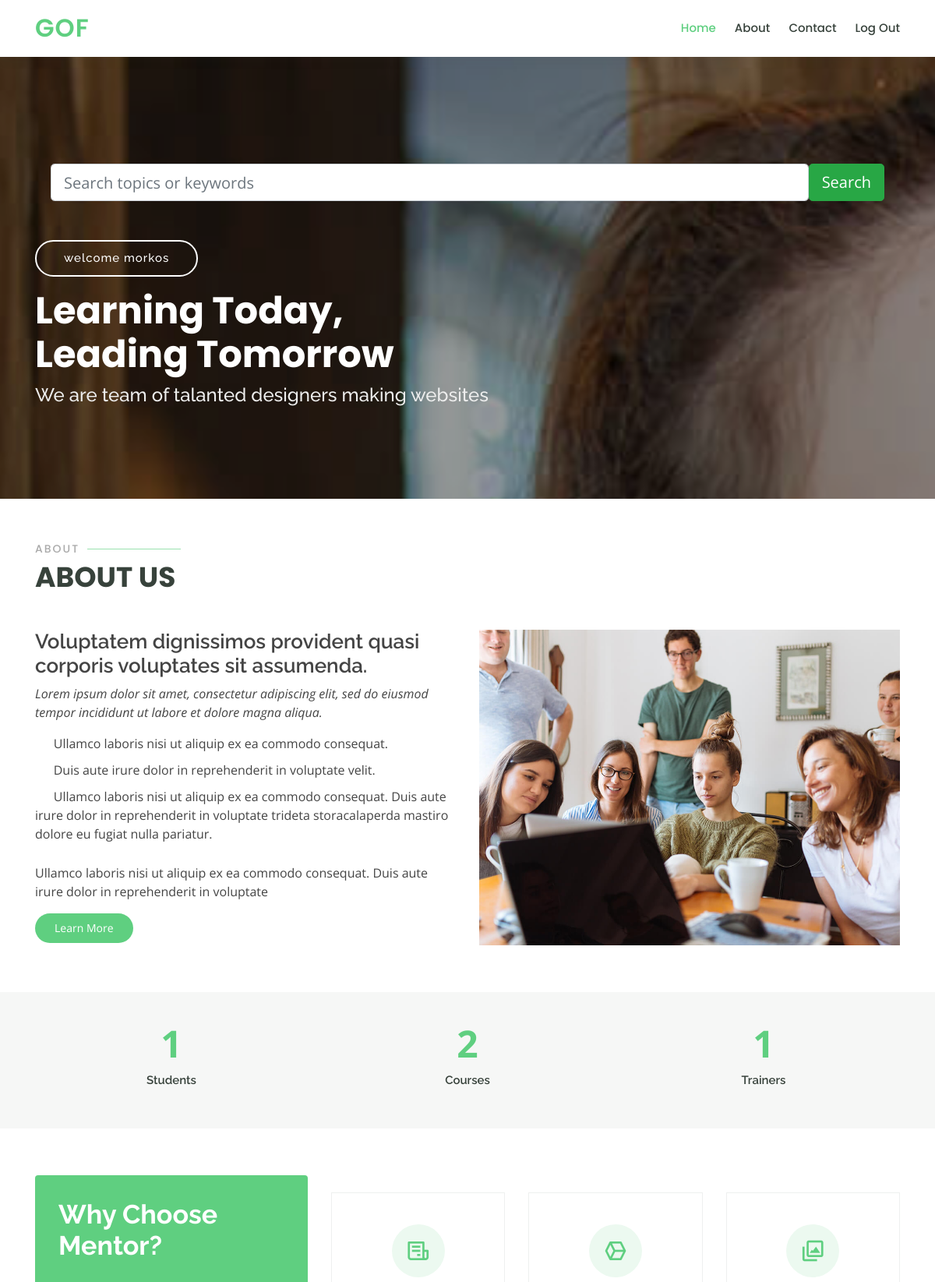
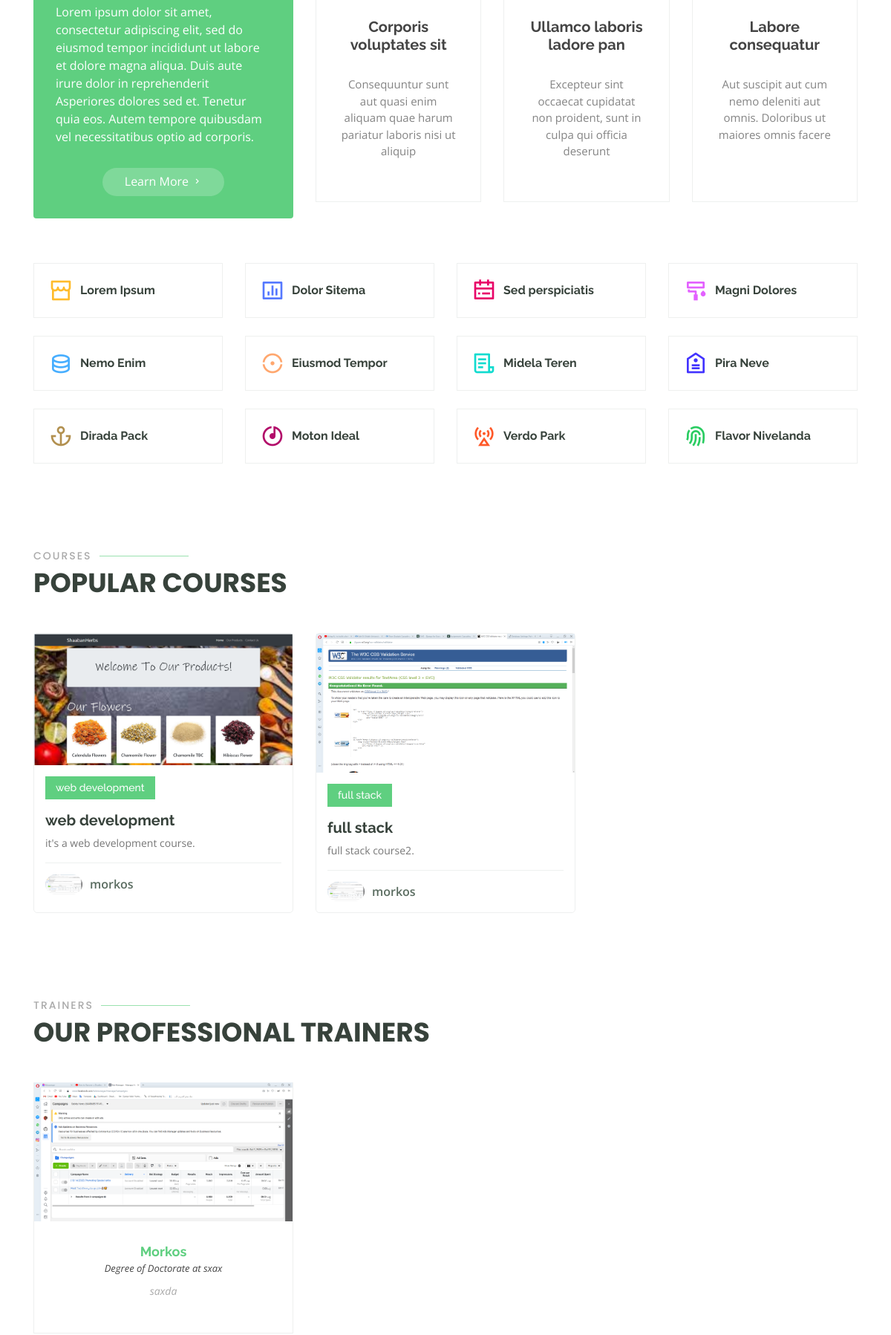
The app's page / (signed in, upper part) with its own data (2 pictures, top to bottom).
### user/models.py (models this page shows, shortened)
class Courses(models.Model):
    professor = models.ForeignKey(ProfessorInfo,on_delete=models.CASCADE)
    course_title = models.CharField(max_length= 35)
    course_description = models.TextField()
    course_pic = models.ImageField(upload_to='courses_pics')
    course_url = models.URLField()
    course_time = models.DateTimeField(auto_now_add=True)
    slug = models.SlugField(unique=True,blank=True)
    def get_absolute_url(self):
        return reverse('user:course_details',kwargs={'slug':self.slug})

class ProfessorInfo(models.Model):
    CHOICES = [(str(i.department),str(i.department)) for i in Department.objects.all()]
    user = models.ForeignKey(User,on_delete=models.CASCADE)
    phone_number = models.CharField(max_length=12,unique=True)
    bio = models.TextField(blank=True)
    is_approved = models.BooleanField(default=False)
    degree_of_doctorate = models.CharField(max_length=100)
    departments_teach_to = MultiSelectField(choices=CHOICES)
    profile_pic = models.ImageField(upload_to='profile_images')
    slug = models.SlugField(unique=True,blank=True)
    def get_absolute_url(self):
        return reverse('user:professor_profile_search',kwargs={'slug':self.slug})

### user/views.py (the view)
# urls.py: path('',views.index,name='home'),
def index(request):
    if request.user.is_authenticated:
       student = StudentInfo.objects.filter(user=request.user).exists()
       professor = ProfessorInfo.objects.filter(user=request.user).exists()
       trainers = ProfessorInfo.objects.filter(is_approved=True)[:4]
       courses = Courses.objects.all()[:3]
       no_students = StudentInfo.objects.all().count()
       no_courses = Courses.objects.all().count()
       no_prof = ProfessorInfo.objects.all().count()
       context ={
        'student':student,
        'professor':professor,
        'courses':courses,
        'trainers':trainers,
        'no_students':no_students,
        'no_courses':no_courses,
        'no_prof':no_prof
        }
    else:
        context = {
            'student':'student',
            'professor':'professor'
        }
    return render(request,'html/index.html',context)

### templates/html/index.html (shortened to what this page needs)
{% extends 'base.html' %}
{% load static %}
{% block content %}
  <section id="hero" class="d-flex justify-content-center align-items-center">
    <div class="container position-relative" data-aos="zoom-in" data-aos-delay="100">
      {% if request.user.is_authenticated %}
          {% if student %}
           <form method="GET" action="{% url 'user:search' %}">
                                <div class="card-body row no-gutters align-items-center" >
                                    <div class="col-auto">
                                        <i class="fas fa-search h4 text-body"></i>
                                    </div>
                                    <div class="col">
                                        <input class="form-control form-control-lg form-control-borderless" name="search" type="search" placeholder="Search topics or keywords">
                                    </div>
                                    <div class="col-auto">
                                        <button class="btn btn-lg btn-success" type="submit">Search</button>
                                    </div>
                                </div>
                            </form>
             <a href="{% url 'user:student_profile' %}"><p class="btn-get-started" >welcome {{ request.user.username }}</p></a>
          {% elif professor %}
          <form method="GET" action="{% url 'user:search' %}">
                                <div class="card-body row no-gutters align-items-center" >
                                    <div class="col">
                                        <input class="form-control form-control-lg form-control-borderless" name="search" type="search" placeholder="Search topics or keywords">
                                    </div>
                                    <div class="col-auto">
                                        <button class="btn btn-lg btn-success" type="submit">Search</button>
                                    </div>
                                </div>
                            </form>
             <a href="{% url 'user:professor_profile' %}"><p class="btn-get-started" >welcome {{ request.user.username }}</p></a>
          {% else %}
              <h3>Please complete your regestiration data from <a href="{% url 'user:complete_signup' %}">here</a></h3>
          {% endif %}
      {% endif %}
       <h1>Learning Today,<br>Leading Tomorrow</h1>
      <h2>We are team of talanted designers making websites</h2>
    </div>
  </section>
  <main id="main">
    <section id="about" class="about">
      <div class="container" data-aos="fade-up">
        <div class="section-title">
          <h2>About</h2>
          <p>About Us</p>
        </div>
        <div class="row">
          <div class="col-lg-6 order-1 order-lg-2" data-aos="fade-left" data-aos-delay="100">
            <img src="{% static 'assets/img/about.jpg' %}" class="img-fluid" alt="">
          </div>
          <div class="col-lg-6 pt-4 pt-lg-0 order-2 order-lg-1 content">
            <h3>Voluptatem dignissimos provident quasi corporis voluptates sit assumenda.</h3>
            <p class="font-italic">
              Lorem ipsum dolor sit amet, consectetur adipiscing elit, sed do eiusmod tempor incididunt ut labore et dolore
              magna aliqua.
            </p>
            <ul>
              <li><i class="icofont-check-circled"></i> Ullamco laboris nisi ut aliquip ex ea commodo consequat.</li>
              <li><i class="icofont-check-circled"></i> Duis aute irure dolor in reprehenderit in voluptate velit.</li>
              <li><i class="icofont-check-circled"></i> Ullamco laboris nisi ut aliquip ex ea commodo consequat. Duis aute irure dolor in reprehenderit in voluptate trideta storacalaperda mastiro dolore eu fugiat nulla pariatur.</li>
            </ul>
            <p>
              Ullamco laboris nisi ut aliquip ex ea commodo consequat. Duis aute irure dolor in reprehenderit in voluptate
            </p>
            <a href="{% url 'about' %}" class="learn-more-btn">Learn More</a>
          </div>
        </div>
      </div>
    </section>
    <section id="counts" class="counts section-bg">
      <div class="container">
        <div class="row counters">
          <div class="col-lg-4 col-10 text-center">
            <span data-toggle="counter-up">{{no_students}}</span>
            <p>Students</p>
          </div>
          <div class="col-lg-4 col-10 text-center">
            <span data-toggle="counter-up">{{no_courses}}</span>
            <p>Courses</p>
          </div>
          <div class="col-lg-4 col-10 text-center">
            <span data-toggle="counter-up">{{no_prof}}</span>
            <p>Trainers</p>
          </div>
        </div>
      </div>
    </section>
    <section id="why-us" class="why-us">
      <div class="container" data-aos="fade-up">
        <div class="row">
          <div class="col-lg-4 d-flex align-items-stretch">
            <div class="content">
              <h3>Why Choose Mentor?</h3>
              <p>
                Lorem ipsum dolor sit amet, consectetur adipiscing elit, sed do eiusmod tempor incididunt ut labore et dolore magna aliqua. Duis aute irure dolor in reprehenderit
                Asperiores dolores sed et. Tenetur quia eos. Autem tempore quibusdam vel necessitatibus optio ad corporis.
              </p>
              <div class="text-center">
                <a href="{% url 'about' %}" class="more-btn">Learn More <i class="bx bx-chevron-right"></i></a>
              </div>
            </div>
          </div>
          <div class="col-lg-8 d-flex align-items-stretch" data-aos="zoom-in" data-aos-delay="100">
            <div class="icon-boxes d-flex flex-column justify-content-center">
              <div class="row">
                <div class="col-xl-4 d-flex align-items-stretch">
                  <div class="icon-box mt-4 mt-xl-0">
                    <i class="bx bx-receipt"></i>
                    <h4>Corporis voluptates sit</h4>
                    <p>Consequuntur sunt aut quasi enim aliquam quae harum pariatur laboris nisi ut aliquip</p>
                  </div>
                </div>
                <div class="col-xl-4 d-flex align-items-stretch">
                  <div class="icon-box mt-4 mt-xl-0">
                    <i class="bx bx-cube-alt"></i>
                    <h4>Ullamco laboris ladore pan</h4>
                    <p>Excepteur sint occaecat cupidatat non proident, sunt in culpa qui officia deserunt</p>
                  </div>
                </div>
                <div class="col-xl-4 d-flex align-items-stretch">
                  <div class="icon-box mt-4 mt-xl-0">
                    <i class="bx bx-images"></i>
                    <h4>Labore consequatur</h4>
                    <p>Aut suscipit aut cum nemo deleniti aut omnis. Doloribus ut maiores omnis facere</p>
                  </div>
                </div>
              </div>
            </div>
          </div>
        </div>
      </div>
    </section>
    <section id="features" class="features">
      <div class="container" data-aos="fade-up">
        <div class="row" data-aos="zoom-in" data-aos-delay="100">
          <div class="col-lg-3 col-md-4">
            <div class="icon-box">
              <i class="ri-store-line" style="color: #ffbb2c;"></i>
              <h3><a href="">Lorem Ipsum</a></h3>
            </div>
          </div>
          <div class="col-lg-3 col-md-4 mt-4 mt-md-0">
            <div class="icon-box">
              <i class="ri-bar-chart-box-line" style="color: #5578ff;"></i>
              <h3><a href="">Dolor Sitema</a></h3>
            </div>
          </div>
          <div class="col-lg-3 col-md-4 mt-4 mt-md-0">
            <div class="icon-box">
              <i class="ri-calendar-todo-line" style="color: #e80368;"></i>
              <h3><a href="">Sed perspiciatis</a></h3>
            </div>
          </div>
          <div class="col-lg-3 col-md-4 mt-4 mt-lg-0">
            <div class="icon-box">
              <i class="ri-paint-brush-line" style="color: #e361ff;"></i>
              <h3><a href="">Magni Dolores</a></h3>
            </div>
          </div>
          <div class="col-lg-3 col-md-4 mt-4">
            <div class="icon-box">
              <i class="ri-database-2-line" style="color: #47aeff;"></i>
              <h3><a href="">Nemo Enim</a></h3>
            </div>
          </div>
          <div class="col-lg-3 col-md-4 mt-4">
            <div class="icon-box">
              <i class="ri-gradienter-line" style="color: #ffa76e;"></i>
              <h3><a href="">Eiusmod Tempor</a></h3>
            </div>
          </div>
          <div class="col-lg-3 col-md-4 mt-4">
            <div class="icon-box">
              <i class="ri-file-list-3-line" style="color: #11dbcf;"></i>
              <h3><a href="">Midela Teren</a></h3>
            </div>
          </div>
          <div class="col-lg-3 col-md-4 mt-4">
            <div class="icon-box">
              <i class="ri-price-tag-2-line" style="color: #4233ff;"></i>
              <h3><a href="">Pira Neve</a></h3>
            </div>
          </div>
          <div class="col-lg-3 col-md-4 mt-4">
            <div class="icon-box">
              <i class="ri-anchor-line" style="color: #b2904f;"></i>
              <h3><a href="">Dirada Pack</a></h3>
            </div>
          </div>
          <div class="col-lg-3 col-md-4 mt-4">
            <div class="icon-box">
              <i class="ri-disc-line" style="color: #b20969;"></i>
              <h3><a href="">Moton Ideal</a></h3>
            </div>
          </div>
          <div class="col-lg-3 col-md-4 mt-4">
            <div class="icon-box">
              <i class="ri-base-station-line" style="color: #ff5828;"></i>
              <h3><a href="">Verdo Park</a></h3>
            </div>
          </div>
          <div class="col-lg-3 col-md-4 mt-4">
            <div class="icon-box">
              <i class="ri-fingerprint-line" style="color: #29cc61;"></i>
              <h3><a href="">Flavor Nivelanda</a></h3>
            </div>
          </div>
        </div>
      </div>
    </section>
    <section id="popular-courses" class="courses">
      <div class="container" data-aos="fade-up">
        <div class="section-title">
          <h2>Courses</h2>
          <p>Popular Courses</p>
        </div>
        <div class="row" data-aos="zoom-in" data-aos-delay="100">
          {% for course in courses %}
          <div class="col-lg-4 col-md-6 d-flex align-items-stretch">
            <div class="course-item">
              <img src="{{ course.course_pic.url }}" class="img-fluid" alt="...">
              <div class="course-content">
                <div class="d-flex justify-content-between align-items-center mb-3">
                  <h4>{{course.course_title}}</h4>
                </div>
                <h3><a href="{{ course.get_absolute_url }}">{{course.course_title}}</a></h3>
                <p>{{ course.course_description }}.</p>
                <div class="trainer d-flex justify-content-between align-items-center">
                  <div class="trainer-profile d-flex align-items-center">
                    <img src="{{ course.professor.profile_pic.url }}" class="img-fluid" alt="">
                    <span>{{course.professor.user.username}}</span>
                  </div>
                </div>
              </div>
            </div>
          </div>
          {% endfor %}
        </div>
      </div>
    </section>
    <section id="trainers" class="trainers">
      <div class="container" data-aos="fade-up">
        <div class="section-title">
          <h2>Trainers</h2>
          <p>Our Professional Trainers</p>
        </div>
        <div class="row" data-aos="zoom-in" data-aos-delay="100">
            {% for trainer in trainers %}
          <div class="col-lg-4 col-md-6 d-flex align-items-stretch">
            <div class="member">
              <img src="{{ trainer.profile_pic.url }}" class="img-fluid" alt="">
              <div class="member-content">
                <h4><a href="{{ trainer.get_absolute_url }}">{{trainer.user.get_full_name}}</a></h4>
                <span>Degree of Doctorate at {{trainer.degree_of_doctorate}}</span>
                <p>
                  {{trainer.bio}}
                </p>
              </div>
            </div>
          </div>
           {% endfor %}
        </div>
      </div>
    </section>
  </main>
{% endblock %}

### records on screen
Courses: course_pic (picture), course_title "web development", course_description "it's a web development course", professor.profile_pic (picture), professor.user.username "morkos"
Courses: course_pic (picture), course_title "full stack", course_description "full stack course2", professor.profile_pic (picture), professor.user.username "morkos"
ProfessorInfo: profile_pic (picture), user.get_full_name "Morkos", degree_of_doctorate "sxax", bio "saxda"

### other values on screen
{{ request.user.username }} "morkos"
{{ no_students }} "1"
{{ no_courses }} "2"
{{ no_prof }} "1"
